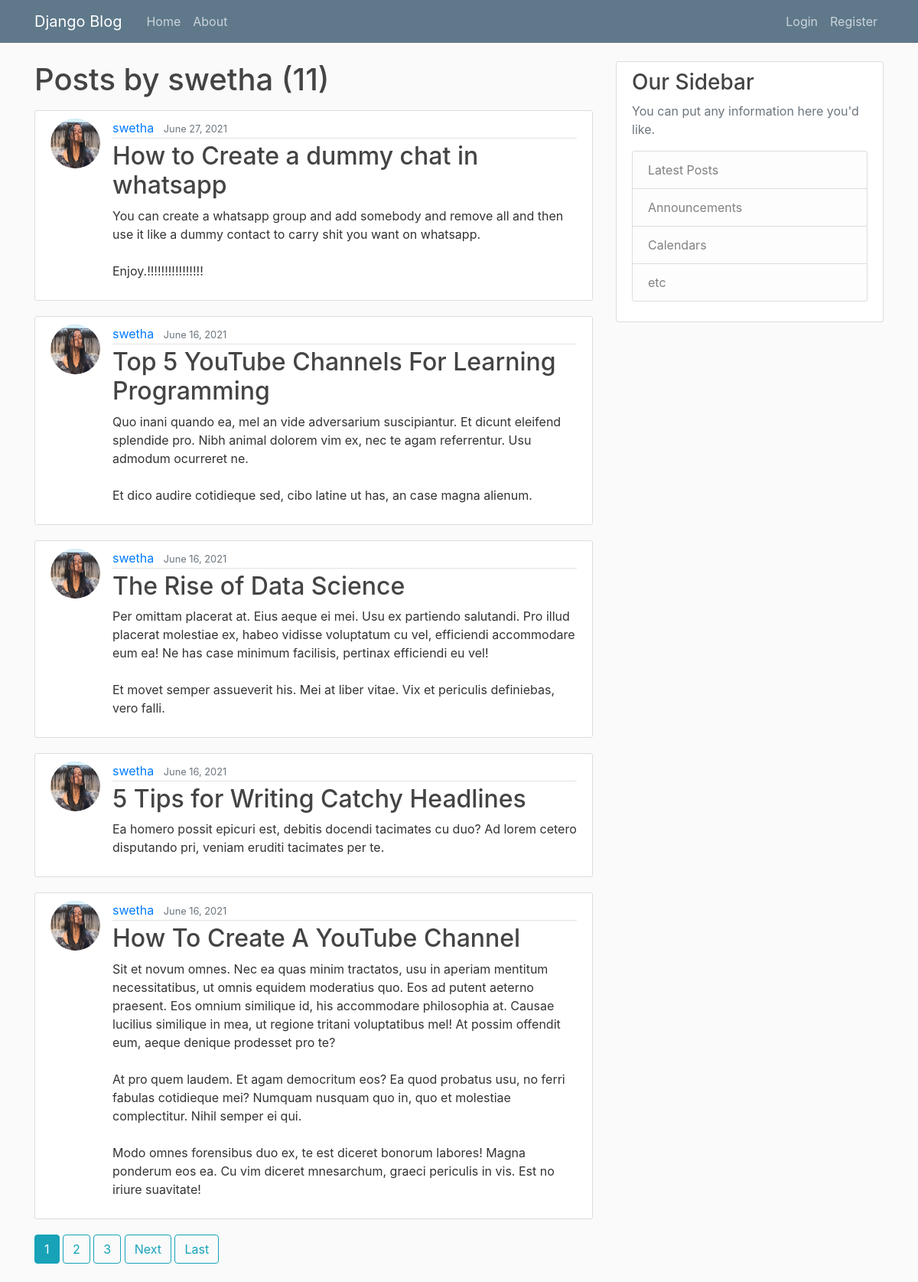
Screenshot of /blog/user/swetha/ with the database file from the repository.
### blog/models.py (models this page shows, shortened)
class Post(models.Model):
    title=models.CharField(max_length=100)
    content=models.TextField()
    date_posted=models.DateTimeField(default=timezone.now)
    author=models.ForeignKey(User, on_delete=models.CASCADE)

### users/models.py (models this page shows, shortened)
class Profile(models.Model):
    user=models.OneToOneField(User, on_delete=models.CASCADE)
    image=models.ImageField(default='default.jpg', upload_to='profile_pics')

### blog/views.py (the view)
# urls.py: path('user/<str:username>/', UserPostListView.as_view(), name='user-posts'),
class UserPostListView(ListView):
    model=Post
    template_name='blog/user_posts.html'
    context_object_name='posts'
    ordering=['-date_posted']
    paginate_by=5
    def get_queryset(self):
        user=get_object_or_404(User, username=self.kwargs.get('username'))
        return Post.objects.filter(author=user).order_by('-date_posted')

### blog/templates/blog/user_posts.html (shortened to what this page needs)
{% extends "blog/base.html" %}
{% block content %}
<h1 class='mb-3'>Posts by {{ view.kwargs.username }} ({{ page_obj.paginator.count }})</h1>
{% for post in posts %}
    <article class="media content-section">
    <img class="rounded-circle article-img" src="{{ post.author.profile.image.url }}">
  <div class="media-body">
    <div class="article-metadata">
      <a class="mr-2" href="{% url 'user-posts' post.author.username %}">{{ post.author }}</a>
      <small class="text-muted">{{ post.date_posted|date:"F d, Y" }}</small>
    </div>
    <h2><a class="article-title" href="{% url 'post-detail' post.id %}">{{ post.title }}</a></h2>
    <p class="article-content">{{ post.content }}</p>
  </div>
</article>
{%endfor%}
{% if is_paginated %}
      {% for num in page_obj.paginator.page_range %}
        {% if page_obj.number == num %}
          <a class="btn btn-info mb-4" href="?page={{ num }}">{{ num }}</a>
        {% elif num > page_obj.number|add:'-3' and num < page_obj.number|add:'3' %}
          <a class="btn btn-outline-info mb-4" href="?page={{ num }}">{{ num }}</a>
        {% endif %}
      {% endfor %}
      {% if page_obj.has_next %}
        <a class="btn btn-outline-info mb-4" href="?page={{ page_obj.next_page_number }}">Next</a>
        <a class="btn btn-outline-info mb-4" href="?page={{ page_obj.paginator.num_pages }}">Last</a>
      {% endif %}
    {% endif %}
{% endblock content %}

### blog/templates/blog/base.html (shortened to what this page needs)
{% load static %}
<!DOCTYPE html>
<html>
<head>
    <link rel="stylesheet" href="https://maxcdn.bootstrapcdn.com/bootstrap/4.0.0/css/bootstrap.min.css" >
    <link rel="stylesheet" type="text/css" href="{% static 'blog\main.css' %}">
</head>
<body>
    <header class="site-header">
      <nav class="navbar navbar-expand-md navbar-dark bg-steel fixed-top">
        <div class="container">
          <a class="navbar-brand mr-4" href="{% url 'blog-home' %}">Django Blog</a>
          <div class="collapse navbar-collapse" id="navbarToggle">
            <div class="navbar-nav mr-auto">
              <a class="nav-item nav-link" href="{% url 'blog-home' %}">Home</a>
              <a class="nav-item nav-link" href="{% url 'blog-about' %}">About</a>
            </div>
            <div class="navbar-nav">
            {% if user.is_authenticated %}
            <a class="nav-item nav-link" href="{% url 'post-create' %}">New Post</a>
            <a class="nav-item nav-link" href="{% url 'profile' %}">Profile</a>
            <a class="nav-item nav-link" href="{% url 'logout' %}">Logout</a>
            {% else %}
              <a class="nav-item nav-link" href="{% url 'login' %}">Login</a>
              <a class="nav-item nav-link" href="{% url 'register' %}">Register</a>
            {% endif %}
            </div>
          </div>
        </div>
      </nav>
    </header>
    <main role="main" class="container">
      <div class="row">
        <div class="col-md-8">
          {% block content %}{% endblock %}
        </div>
        <div class="col-md-4">
          <div class="content-section">
            <h3>Our Sidebar</h3>
            <p class='text-muted'>You can put any information here you'd like.
              <ul class="list-group">
                <li class="list-group-item list-group-item-light">Latest Posts</li>
                <li class="list-group-item list-group-item-light">Announcements</li>
                <li class="list-group-item list-group-item-light">Calendars</li>
                <li class="list-group-item list-group-item-light">etc</li>
              </ul>
            </p>
          </div>
        </div>
      </div>
    </main>
</body>
</html>

### blog/static/blog/main.css (style rules this page uses)
body { background: #fafafa; color: #333333; margin-top: 5rem; }
h1, h2, h3, h4, h5, h6 { color: #444444; }
ul { margin: 0; }
.bg-steel { background-color: #5f788a; }
.site-header .navbar-nav .nav-link { color: #cbd5db; }
.content-section { background: #ffffff; padding: 10px 20px; border: 1px solid #dddddd; border-radius: 3px; margin-bottom: 20px; }
.article-title { color: #444444; }
.article-content { white-space: pre-line; }
.article-img { height: 65px; width: 65px; margin-right: 16px; }
.article-metadata { padding-bottom: 1px; margin-bottom: 4px; border-bottom: 1px solid #e3e3e3 }

### rows the page displays
Post: author.profile.image (picture), author "swetha", date_posted "June 27, 2021", title "How to Create a dummy chat in whatsapp", content "You can create a whatsapp group and add somebody and remove all and then use it like a dummy contact to carry shit you want on whatsapp. Enjoy.!!!!!!!!!!!!!!!!"
Post: author.profile.image (picture), author "swetha", date_posted "June 16, 2021", title "Top 5 YouTube Channels For Learning Programming", content "Quo inani quando ea, mel an vide adversarium suscipiantur. Et dicunt eleifend splendide pro. Nibh animal dolorem vim ex, nec te agam referrentur. Usu admodum ocurreret ne. Et dico audire cotidieque sed, cibo latine ut has, an case magna alienum."
Post: author.profile.image (picture), author "swetha", date_posted "June 16, 2021", title "The Rise of Data Science", content "Per omittam placerat at. Eius aeque ei mei. Usu ex partiendo salutandi. Pro illud placerat molestiae ex, habeo vidisse voluptatum cu vel, efficiendi accommodare eum ea! Ne has case minimum facilisis, pertinax efficiendi eu vel! Et movet semper assueverit his. Mei at liber vitae. Vix et periculis definiebas, vero falli."
Post: author.profile.image (picture), author "swetha", date_posted "June 16, 2021", title "5 Tips for Writing Catchy Headlines", content "Ea homero possit epicuri est, debitis docendi tacimates cu duo? Ad lorem cetero disputando pri, veniam eruditi tacimates per te."
Post: author.profile.image (picture), author "swetha", date_posted "June 16, 2021", title "How To Create A YouTube Channel", content "Sit et novum omnes. Nec ea quas minim tractatos, usu in aperiam mentitum necessitatibus, ut omnis equidem moderatius quo. Eos ad putent aeterno praesent. Eos omnium similique id, his accommodare philosophia at. Causae lucilius similique in mea, ut regione tritani voluptatibus mel! At possim offendit eum, aeque denique prodesset pro te? At pro quem laudem. Et agam democritum eos? Ea quod probatus usu, no ferri fabulas cotidieque mei? Numquam nusquam quo in, quo et molestiae complectitur. Nihil semper ei qui. Modo omnes forensibus duo ex, te est diceret bonorum labores! Magna ponderum eos ea. Cu vim diceret mnesarchum, graeci periculis in vis. Est no iriure suavitate!"

### other values shown
{{ view.kwargs.username }} "swetha"
{{ page_obj.paginator.count }} "11"
{{ num }} "1"
{{ num }} "2" "3"
